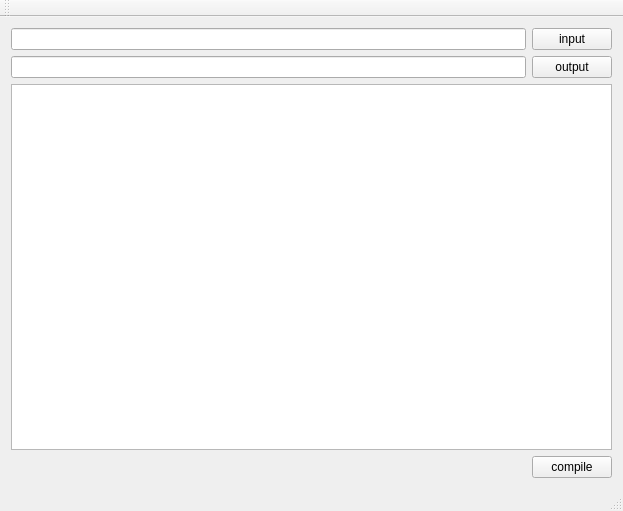
<?xml version="1.0" encoding="UTF-8"?>
<ui version="4.0">
 <class>JsonBuilderMw</class>
 <widget class="QMainWindow" name="JsonBuilderMw">
  <property name="geometry">
   <rect>
    <x>0</x>
    <y>0</y>
    <width>623</width>
    <height>511</height>
   </rect>
  </property>
  <property name="windowTitle">
   <string>JsonBuilderMw</string>
  </property>
  <widget class="QWidget" name="centralWidget">
   <layout class="QGridLayout" name="gridLayout">
    <item row="0" column="0">
     <widget class="QLineEdit" name="inputFile"/>
    </item>
    <item row="0" column="1">
     <widget class="QPushButton" name="bInput">
      <property name="text">
       <string>input</string>
      </property>
     </widget>
    </item>
    <item row="1" column="0">
     <widget class="QLineEdit" name="outputFile"/>
    </item>
    <item row="1" column="1">
     <widget class="QPushButton" name="bOutput">
      <property name="text">
       <string>output</string>
      </property>
     </widget>
    </item>
    <item row="2" column="0" colspan="2">
     <widget class="QTextEdit" name="lines"/>
    </item>
    <item row="3" column="1">
     <widget class="QPushButton" name="bCompile">
      <property name="text">
       <string>compile</string>
      </property>
     </widget>
    </item>
   </layout>
  </widget>
  <widget class="QMenuBar" name="menuBar">
   <property name="geometry">
    <rect>
     <x>0</x>
     <y>0</y>
     <width>623</width>
     <height>25</height>
    </rect>
   </property>
  </widget>
  <widget class="QToolBar" name="mainToolBar">
   <attribute name="toolBarArea">
    <enum>TopToolBarArea</enum>
   </attribute>
   <attribute name="toolBarBreak">
    <bool>false</bool>
   </attribute>
  </widget>
  <widget class="QStatusBar" name="statusBar"/>
 </widget>
 <layoutdefault spacing="6" margin="11"/>
 <resources/>
 <connections/>
</ui>
